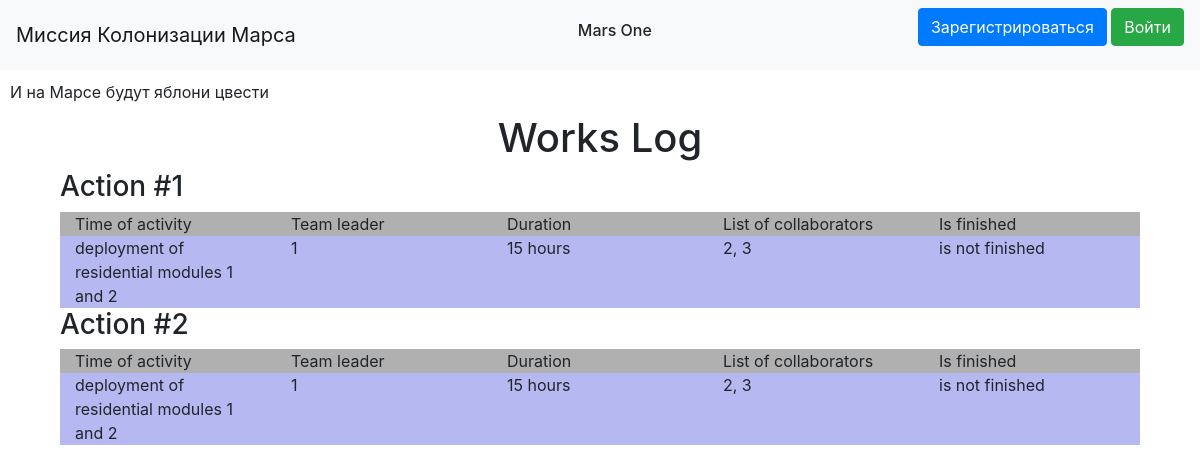
The page / on the database its author committed.
### data/jobs.py (models this page shows)
class Jobs(SqlAlchemyBase, SerializerMixin):
    __tablename__ = 'jobs'
    id = sqlalchemy.Column(sqlalchemy.Integer,
                           primary_key=True, autoincrement=True)
    team_leader = sqlalchemy.Column(sqlalchemy.Integer,
                                    sqlalchemy.ForeignKey("users.id"))
    job = sqlalchemy.Column(sqlalchemy.String, nullable=True)
    work_size = sqlalchemy.Column(sqlalchemy.Integer, nullable=True)
    collaborators = sqlalchemy.Column(sqlalchemy.String, nullable=True)
    start_date = sqlalchemy.Column(sqlalchemy.Integer, nullable=True)
    end_date = sqlalchemy.Column(sqlalchemy.Integer, nullable=True)
    is_finished = sqlalchemy.Column(sqlalchemy.Boolean, default=True)
    user = orm.relation('User')

### main.py (the view)
@app.route("/")
def index():
    db_sess = db_session.create_session()
    jobs = db_sess.query(Jobs)
    return render_template("index.html", jobs=jobs, title='Jobs')

### data/db_session.py (called while the page is built)
def create_session() -> Session:
    global __factory
    return __factory()

### templates/index.html
{% extends "base.html" %}
{% block content %}
<center>
    <h1>Works Log</h1>
</center>
{% for item in jobs%}
<div class="col-md">
    <h3>Action #{{item.id}}</h3>
    <div class="container">
        <div style="background-color: #b0b0b0" class="row">
            <div class="col">Time of activity</div>
            <div class="col">Team leader</div>
            <div class="col">Duration</div>
            <div class="col">List of collaborators</div>
            <div class="col">Is finished</div>
        </div>
        <div style="background-color: #b6b8f2" class="row">
            <div class="col">{{ item.job }}</div>
            <div class="col">{{ item.team_leader }}</div>
            <div class="col">{{ item.work_size }} hours</div>
            <div class="col">{{ item.collaborators }}</div>
            {% if item.is_finished %}
                <div class="col">is finished</div>
            {% else %}
                <div class="col">is not finished</div>
            {% endif %}
        </div>
    </div>
</div>
{% endfor %}
{% endblock %}

### templates/base.html (shortened to what this page needs)
<!doctype html>
<html lang="en">
<head>
    <link rel="stylesheet"
          href="https://stackpath.bootstrapcdn.com/bootstrap/4.4.1/css/bootstrap.min.css"
>
</head>
<body>
<header>
    <nav class="navbar navbar-light bg-light">
        <div class="navbar-brand">Миссия Колонизации Марса</div>
        <h6>Mars One</h6>
        {% if current_user.is_authenticated %}
        <a class="navbar-brand" href="/logout">{{ current_user.name }}</a>
        {% else %}
        <p>
                <a class="btn btn-primary " href="/register">Зарегистрироваться</a>
                <a class="btn btn-success" href="/login">Войти</a>
            </p>
        {% endif %}
    </nav>
</header>
<div style="margin: 10px">И на Марсе будут яблони цвести</div>
<main role="main" class="container">
    {% block content %}{% endblock %}
</main>
</body>
</html>

### rows shown on the page
Jobs: id "1", job "deployment of residential modules 1 and 2", team_leader "1", work_size "15", collaborators "2, 3", is_finished "is not finished"
Jobs: id "2", job "deployment of residential modules 1 and 2", team_leader "1", work_size "15", collaborators "2, 3", is_finished "is not finished"
